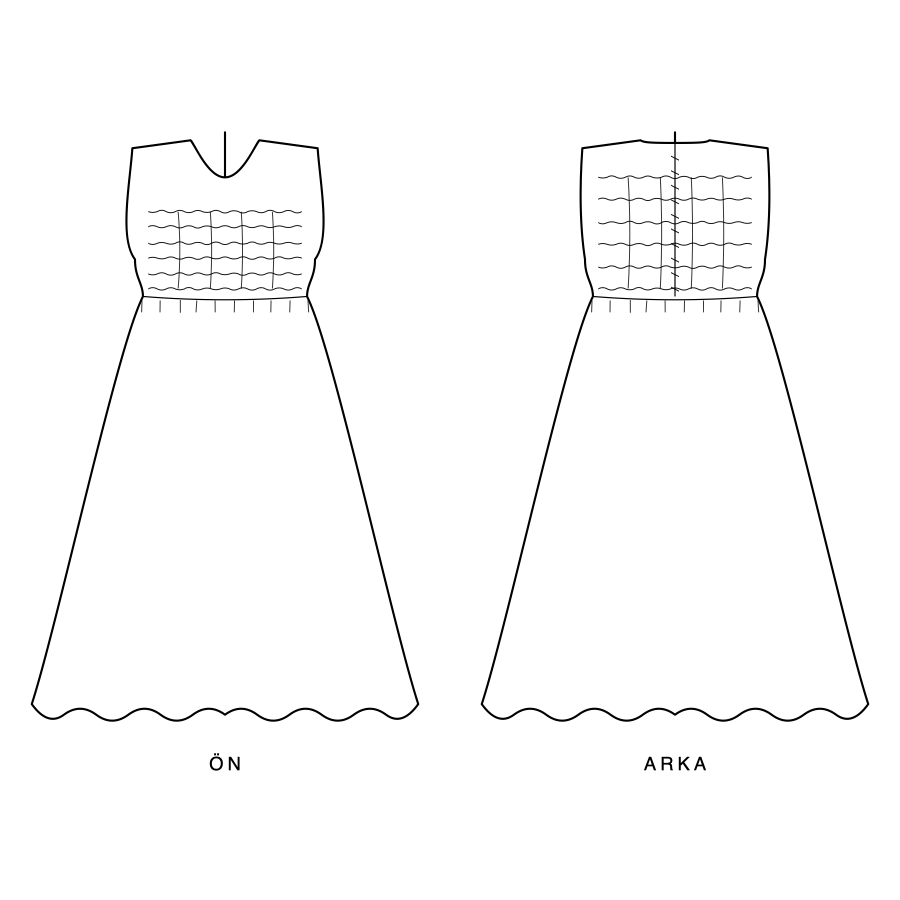
#> input picture engine/tools/flat-v2-babydoll.svg.png, 900 x 900 px
$ python kapi3-cross-measure.py flat-v2-babydoll.svg.png
#> lines starting #> are read from the running program, lines starting #| are printed output that depends on the picture; after the words box and inside, x2 and y2 are one past the last pixel; in counts of white or black regions, pixels touching at a corner belong together
#!/usr/bin/env python3
"""Independent cross-check for web/js/measure.js (kapi-3 hazirlik, 2026-07-28).

Purpose: the anchor-echo forensics (reports/2026-07-27-stitchu-json-el-adli.txt)
proved a number can LOOK measured while being an echo. This tool re-measures the
same cropped garment photo with a DIFFERENT language (Python/numpy vs JS), a
DIFFERENT threshold rule (Otsu over the color-distance histogram vs the node
module's 3.2 x border-noise-p90 rule) and an independent component/profile
walk. If two unrelated implementations agree on lengthToWidth / hemToWaistWidth
within tolerance, the number comes from the pixels, not from the code's own
assumptions. (First draft used Otsu on LUMINANCE; it broke on a white garment
over a pink ground — same luminance, different color — so the distance map is
computed from the border-median color, which is the physically correct ground
definition, while the threshold CHOICE stays independent.)

The landmark SEMANTICS are intentionally shared (bust band 10-22%, waist min in
24-62%, hem max in 88-100%, 8% thin-row trim) — the cross-check validates the
segmentation and the profile, not a different definition.

Usage: python3 kapi3-cross-measure.py input.png
Prints one JSON line: {"ok": true, "lengthToWidth": ..., "hemToWaistWidth": ...,
"waistYToLength": ...} or {"ok": false, "reason": "..."}.
Deterministic: same file -> same output. No network, no LLM.
"""
import json
import sys

import numpy as np
from PIL import Image


def otsu_threshold(gray):
    hist, _ = np.histogram(gray, bins=256, range=(0, 256))
    total = gray.size
    sum_all = np.dot(np.arange(256), hist)
    sum_b = 0.0
    w_b = 0
    best_t, best_var = 0, -1.0
    for t in range(256):
        w_b += hist[t]
        if w_b == 0:
            continue
        w_f = total - w_b
        if w_f == 0:
            break
        sum_b += t * hist[t]
        m_b = sum_b / w_b
        m_f = (sum_all - sum_b) / w_f
        var_between = w_b * w_f * (m_b - m_f) ** 2
        if var_between > best_var:
            best_var = var_between
            best_t = t
    return best_t


def largest_component(fg):
    h, w = fg.shape
    label = np.zeros((h, w), dtype=np.int32)
    best_id, best_area = 0, 0
    cur = 0
    for sy in range(h):
        for sx in range(w):
            if not fg[sy, sx] or label[sy, sx]:
                continue
            cur += 1
            stack = [(sy, sx)]
            label[sy, sx] = cur
            area = 0
            while stack:
                y, x = stack.pop()
                area += 1
                if x > 0 and fg[y, x - 1] and not label[y, x - 1]:
                    label[y, x - 1] = cur
                    stack.append((y, x - 1))
                if x < w - 1 and fg[y, x + 1] and not label[y, x + 1]:
                    label[y, x + 1] = cur
                    stack.append((y, x + 1))
                if y > 0 and fg[y - 1, x] and not label[y - 1, x]:
                    label[y - 1, x] = cur
                    stack.append((y - 1, x))
                if y < h - 1 and fg[y + 1, x] and not label[y + 1, x]:
                    label[y + 1, x] = cur
                    stack.append((y + 1, x))
            if area > best_area:
                best_area, best_id = area, cur
    return label, best_id, best_area


def main(path):
#> called with path = 'flat-v2-babydoll.svg.png'
    img = Image.open(path).convert("RGB")
    rgb = np.asarray(img, dtype=np.int16)
    h, w = rgb.shape[:2]
#> h = 900; w = 900
    if h < 40 or w < 24:
        return {"ok": False, "reason": "image_too_small"}

    # ground color = per-channel median of the border ring
    ring = max(2, round(0.03 * min(h, w)))
#> ring = 27
    border_px = np.concatenate([
        rgb[:ring, :].reshape(-1, 3), rgb[-ring:, :].reshape(-1, 3),
        rgb[ring:-ring, :ring].reshape(-1, 3), rgb[ring:-ring, -ring:].reshape(-1, 3),
    ])
    ground = np.median(border_px, axis=0)
#> ground = [255, 255, 255]
    # distance map = max abs channel difference from the ground color
    dist = np.abs(rgb - ground).max(axis=2).astype(np.uint8)
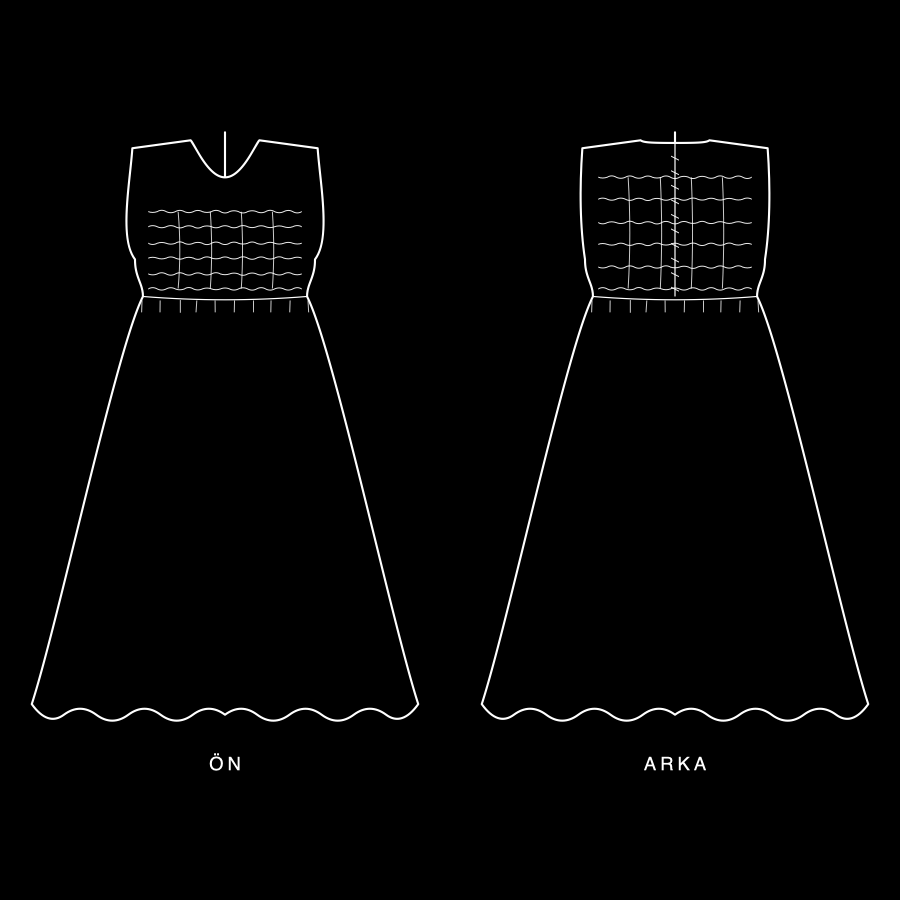
#> dist: shape (900, 900); min 0, max 255, mean 3.5
    t = otsu_threshold(dist)
#> in otsu_threshold, `hist, _ = np.histogram(gray, bins=256, range=(0, 256))`: hist = 256 values, max 790716 at index 0, min 24 at index 239, mean 3164.1
#> in otsu_threshold, `sum_all = np.dot(np.arange(256), hist)`: sum_all = 2853915
#> the loop in otsu_threshold, `for t in range(256):` made 256 passes
#> (w_b, w_f, sum_b, m_b, m_f, best_var) on passes 1 to 12: (790716, 19284, 0, 0, 148, 3.34e+14), (790896, 19104, 180, 0.000228, 149.4, 3.37e+14), (791048, 18952, 484, 0.000612, 150.6, 3.4e+14), (791178, 18822, 874, 0.0011, 151.6, 3.42e+14), (791291, 18709, 1326, 0.00168, 152.5, 3.44e+14), (791400, 18600, 1871, 0.00236, 153.3, 3.46e+14), (791516, 18484, 2567, 0.00324, 154.3, 3.48e+14), (791598, 18402, 3141, 0.00397, 154.9, 3.5e+14), (791688, 18312, 3861, 0.00488, 155.6, 3.51e+14), (791785, 18215, 4734, 0.00598, 156.4, 3.53e+14), (791860, 18140, 5484, 0.00693, 157, 3.54e+14), (791983, 18017, 6837, 0.00863, 158, 3.56e+14)
#> w_b on pass 100: 797251
    fg = dist > t
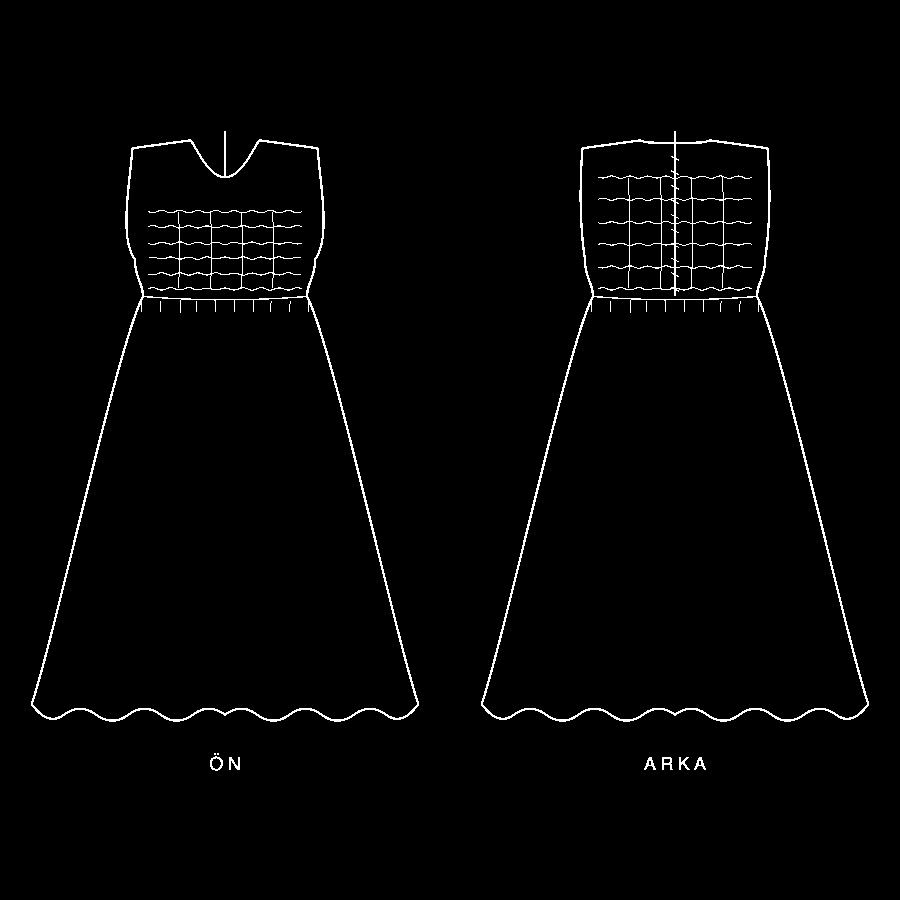
#> fg: shape (900, 900) bool; 1.6% white in thin lines or dots, all inside (x1, y1, x2, y2) = (31, 131, 869, 771)
    label, best_id, best_area = largest_component(fg)
#> after the loop in largest_component, `for sy in range(h):`:
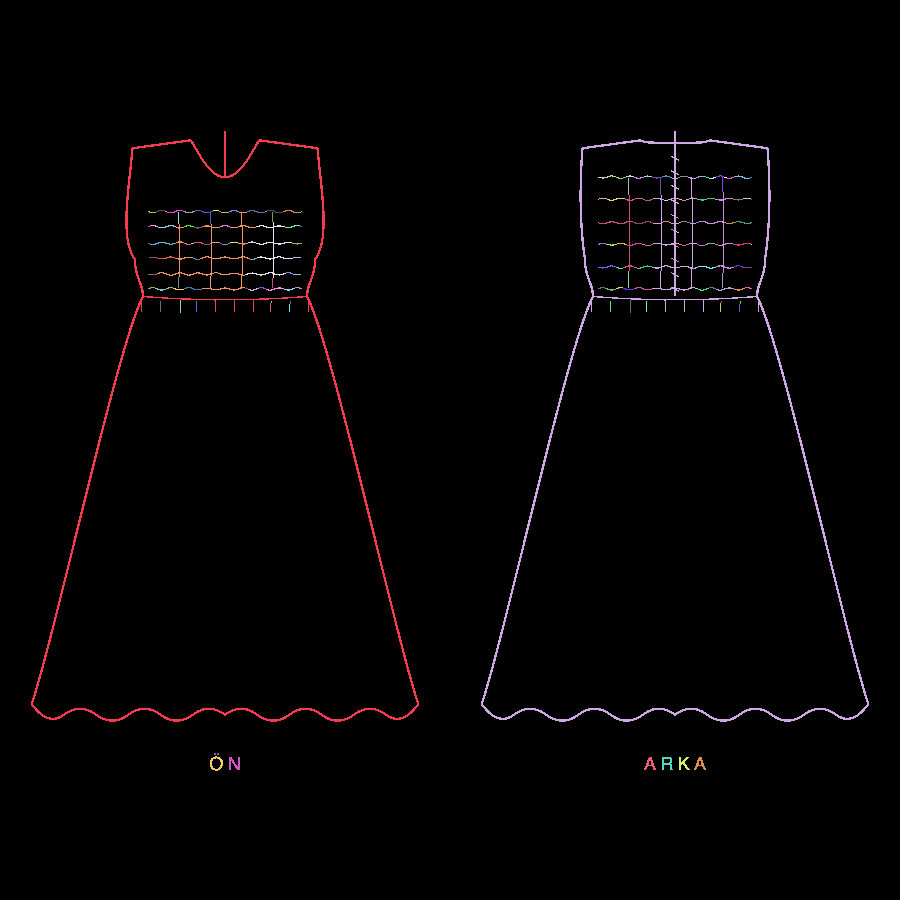
#> label: shape (900, 900) int32; 178 distinct labels, from 0 to 177; one colour per label, 0 black
    if best_area < 0.004 * h * w:
        return {"ok": False, "reason": "no_garment_found"}

    on = label == best_id
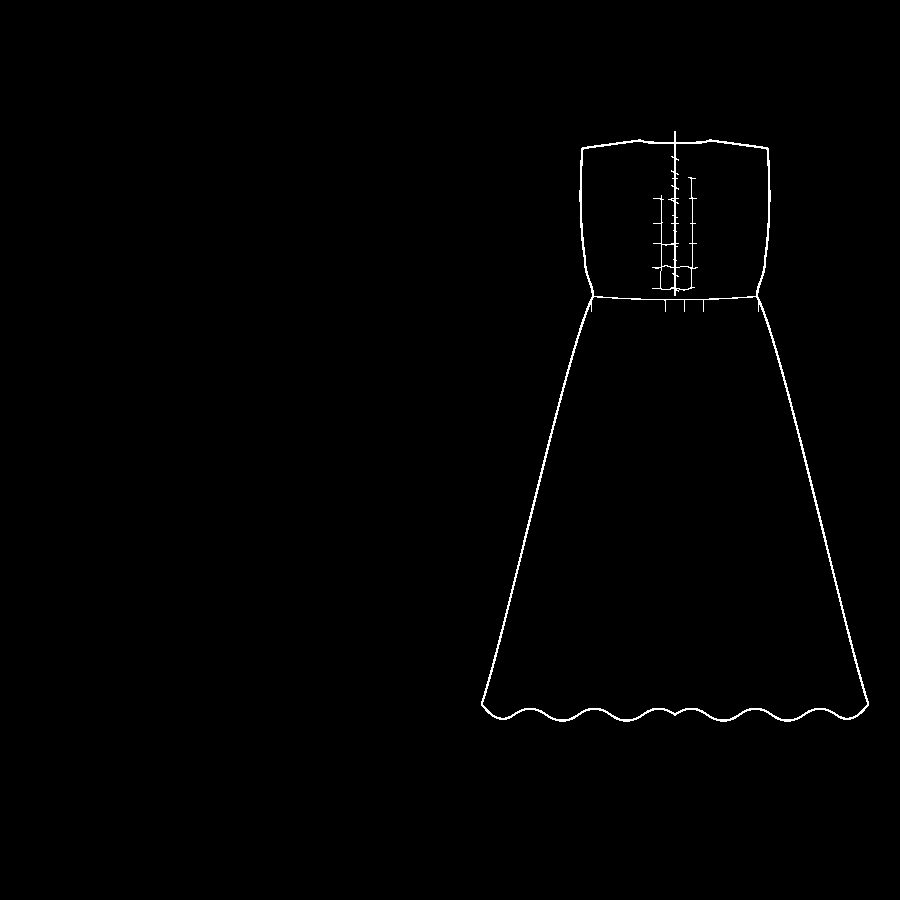
#> on: shape (900, 900) bool; 0.63% white in thin lines or dots, all inside (x1, y1, x2, y2) = (481, 131, 869, 722)
    rows = np.where(on.any(axis=1))[0]
    y0, y1 = int(rows[0]), int(rows[-1])
    span = np.zeros(h, dtype=np.int64)
    for y in range(y0, y1 + 1):
        xs = np.where(on[y])[0]
        if xs.size:
            span[y] = int(xs[-1]) - int(xs[0]) + 1
    max_span = int(span.max())
    bbox_h = y1 - y0 + 1
    trim_top = y0 + round(0.25 * bbox_h)
    trim_bot = y1 - round(0.15 * bbox_h)
    while y0 < trim_top and span[y0] < 0.08 * max_span:
        y0 += 1
#> this loop made 8 passes
    while y1 > trim_bot and span[y1] < 0.08 * max_span:
        y1 -= 1
#> this loop made 0 passes
    length = y1 - y0 + 1
    if length < 40 or max_span < 24:
        return {"ok": False, "reason": "garment_too_small"}

    def band(f0, f1):
        s = y0 + round(f0 * length)
        e = min(y0 + round(f1 * length), y1)
        vals = [int(span[y]) for y in range(s, e + 1) if span[y] > 0]
        return vals

    bust_vals = band(0.10, 0.22)
    bust = sorted(bust_vals)[len(bust_vals) // 2] if bust_vals else 0
    waist, waist_y = None, None
    for y in range(y0 + round(0.24 * length), min(y0 + round(0.62 * length), y1) + 1):
        if span[y] > 0 and (waist is None or span[y] < waist):
            waist, waist_y = int(span[y]), y
    hem_vals = band(0.88, 1.0)
    hem = max(hem_vals) if hem_vals else 0
    if not bust or not hem or waist is None:
        return {"ok": False, "reason": "profile_incomplete"}
    return {
        "ok": True,
        "lengthToWidth": round(length / bust, 3),
        "hemToWaistWidth": round(hem / waist, 3),
        "waistYToLength": round((waist_y - y0) / length, 3),
        "otsu": int(t),
        "px": {"L": int(length), "bust": int(bust), "waist": int(waist), "hem": int(hem)},
    }


if __name__ == "__main__":
    print(json.dumps(main(sys.argv[1]), sort_keys=True))
